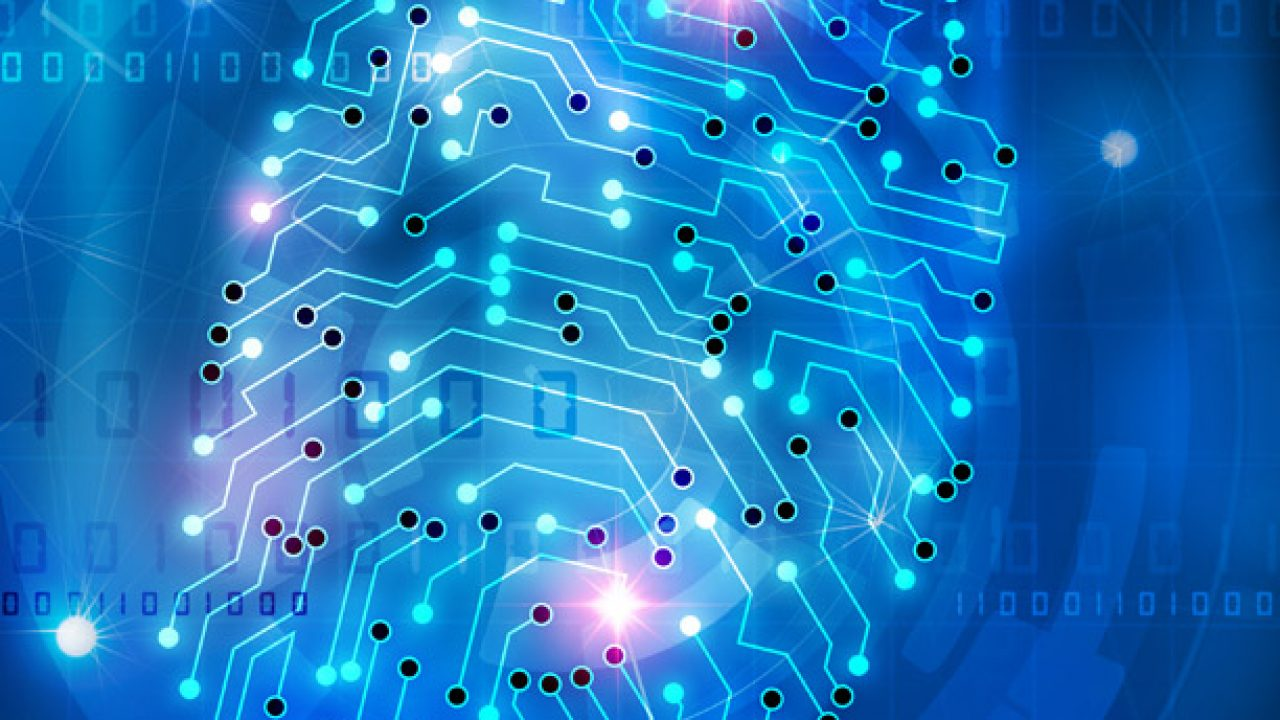
//> input picture reduccion7202/7202.jpg, 1280 x 720 px
$ ./reduccion720 7202.jpg out.png   (built with g++ and OpenCV 4)
//> lines starting //> are read from the running program, lines starting //| are printed output that depends on the picture; after the words box and inside, x2 and y2 are one past the last pixel; in counts of white or black regions, pixels touching at a corner belong together
#include <opencv2/core.hpp>
#include <opencv2/highgui.hpp>
#include <pthread.h>
#include <iostream>
#include <stdio.h>
#include <sys/time.h>

using namespace std;
using namespace cv;

int main(int argc, char** argv) {
    // We'll start by loading an image from the drive
    if (argc < 3) {
        // Tell the user how to run the program
        cerr << "Uso:" << argv[0] << " Imagen-Entrada Imagen-Salida (Ejemplo:./reduccion720 720.jpg result.jpg)"<< endl;
        /* "Usage messages" are a conventional way of telling the user
         * how to run a program if they enter the command incorrectly.
         */
        return 1;
    }

    struct timeval tval_before, tval_after, tval_result;

    gettimeofday(&tval_before, NULL);
    // We'll start by loading an image from the drive
    Mat image = imread(argv[1], IMREAD_COLOR);
//> image is the input picture: 720 rows x 1280 cols, CV_8UC3; mean B, G, R 191.1, 121.1, 30.5

    // We check that our image has been correctly loaded
    if(image.empty()) {
        cout << "Error: the image has been incorrectly loaded." << endl;
        return 0;
    }

    Mat temp(image.rows + 2, image.cols + 2, CV_8UC3, Scalar(255,255, 255));


    //tamaño de 720 a 480
    Mat copy( (image.rows*2)/3, image.cols/2, CV_8UC3, Scalar(255,255, 255));
    // el tamaño de la imagen se vahacia 640x480 mediante
    //proporcion de imagen


    Vec3b cpixel;
    cpixel[0] = (uchar) 0;
    cpixel[1] = (uchar) 0;
    cpixel[2] = (uchar) 0;

    temp.at<Vec3b>(0, 0) = cpixel;
    temp.at<Vec3b>(temp.rows - 1, 0) = cpixel;
    temp.at<Vec3b>(0, temp.cols - 1) = cpixel;
    temp.at<Vec3b>(temp.rows - 1, temp.cols - 1) = cpixel;


    for(int i = 0; i < image.rows ; i++) {
        for(int j = 0; j < image.cols; j++) {
            cpixel = image.at<Vec3b>(i, j);
            temp.at<Vec3b>(i+1, j+1) = cpixel;
        }
    }
//> this loop made 720 passes
//> cpixel on passes 1 to 3: [94, 48, 7], [93, 47, 6], [90, 46, 5]
//> after the loop, cpixel = [103, 50, 0]

    for(int i = 0; i < image.rows; i++){
        cpixel = image.at<Vec3b>(i, 0);
        temp.at<Vec3b>(i+1, 0) = cpixel;
    }
//> this loop made 720 passes
//> cpixel on passes 1 to 3: [190, 118, 0], [188, 115, 0], [190, 116, 0]
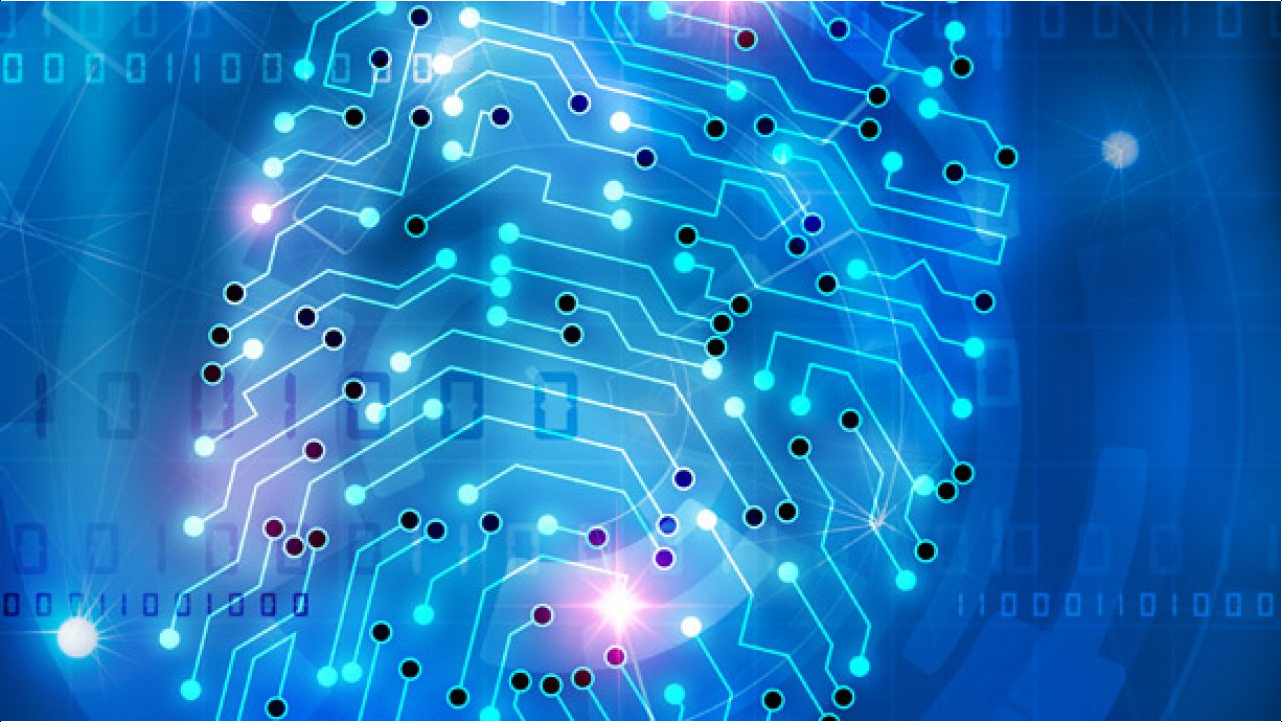
//> temp: 722 rows x 1282 cols, CV_8UC3; mean B, G, R 191.3, 121.6, 31.3

    for(int i = 0; i < image.rows; i++){
        cpixel = image.at<Vec3b>(i, image.cols - 1);
        temp.at<Vec3b>(i+1, temp.cols - 1) = cpixel;
    }
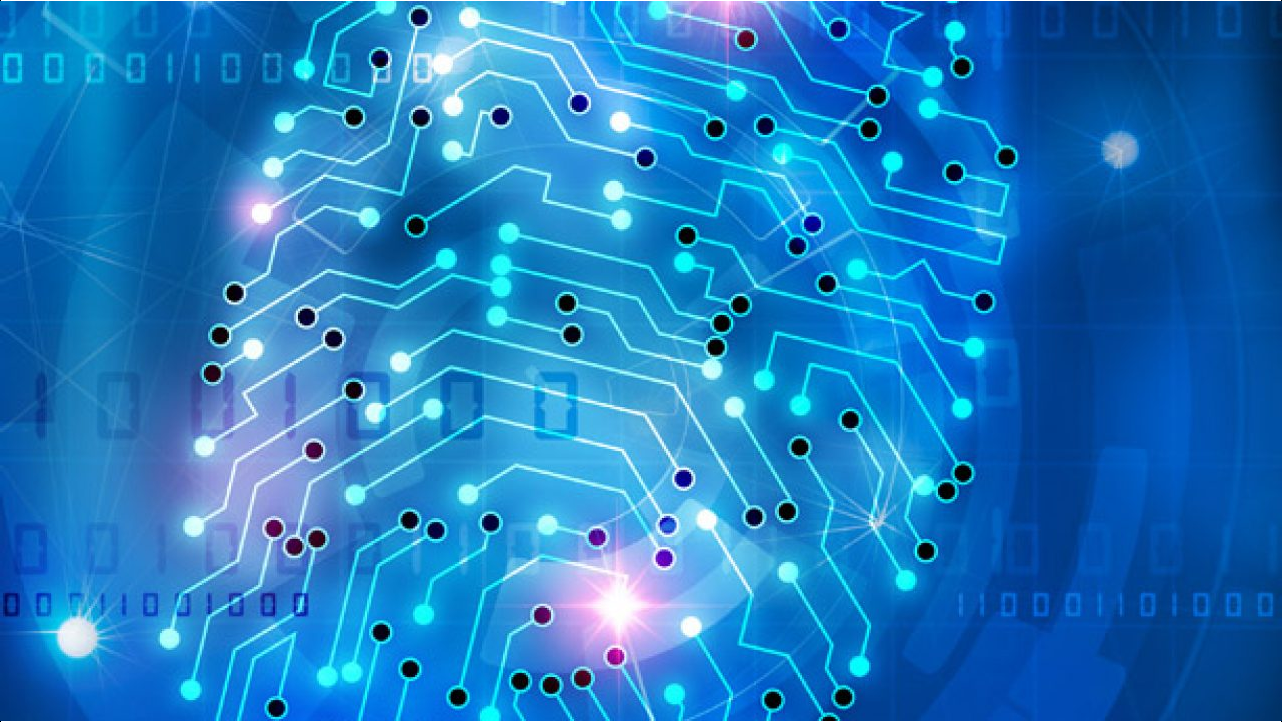
//> temp: 722 rows x 1282 cols, CV_8UC3; 0.08% of pixels changed, all inside (x1, y1, x2, y2) = (1281, 1, 1282, 721)

    for(int i = 0; i < image.cols; i++){
        cpixel = image.at<Vec3b>(0, i);
        temp.at<Vec3b>(0, i + 1) = cpixel;
    }
//> this loop made 1280 passes
//> cpixel on passes 1 to 3: [190, 118, 0], [193, 120, 0], [195, 122, 1]
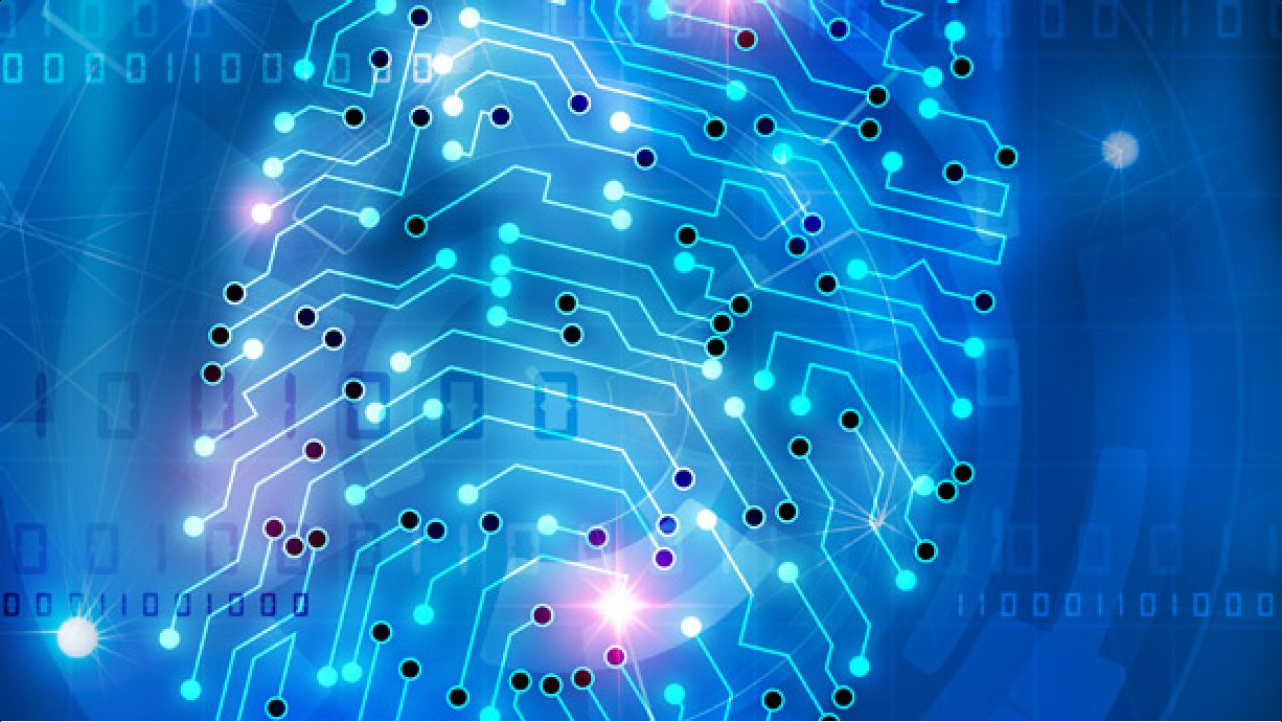
//> temp: 722 rows x 1282 cols, CV_8UC3; 0.14% of pixels changed, all inside (x1, y1, x2, y2) = (1, 0, 1281, 1)

    for(int i = 0; i < image.cols; i++){
        cpixel = image.at<Vec3b>(image.rows - 1, i);
        temp.at<Vec3b>(temp.rows - 1, i + 1) = cpixel;
    }
//> this loop made 1280 passes
//> cpixel on passes 1 to 3: [122, 54, 1], [122, 54, 1], [122, 54, 1]
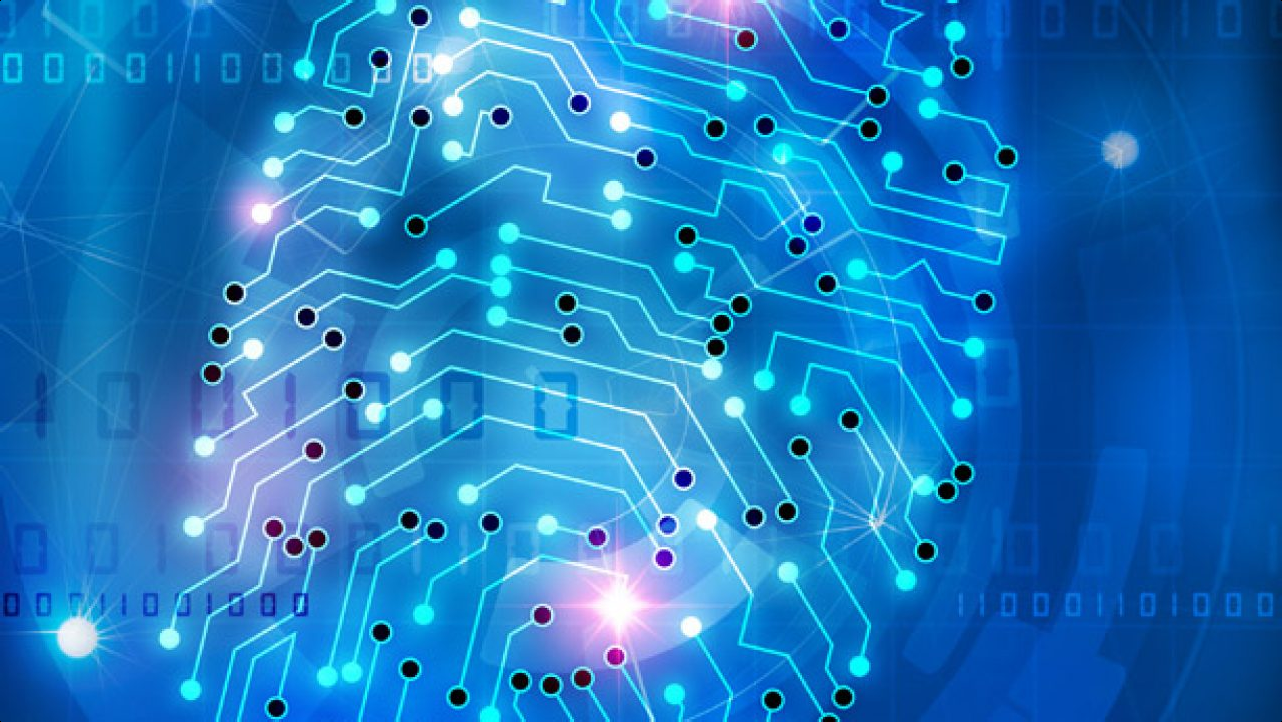
//> temp: 722 rows x 1282 cols, CV_8UC3; 0.14% of pixels changed, all inside (x1, y1, x2, y2) = (1, 721, 1281, 722)

    for(int i = 0; i < image.rows; i++){
        for(int j = 0; j < image.cols; j++){
            Vec3b mpixel = temp.at<Vec3b>(i+1, j+1);
            Vec3b upixel = temp.at<Vec3b>(i, j+1);
            Vec3b dpixel = temp.at<Vec3b>(i+2, j+1);
            Vec3b lpixel = temp.at<Vec3b>(i+1, j);
            Vec3b rpixel = temp.at<Vec3b>(i+1, j+2);

            uchar a = (mpixel[0] + upixel[0] + dpixel[0] + lpixel[0] + rpixel[0])/5;
            uchar b = (mpixel[1] + upixel[1] + dpixel[1] + lpixel[1] + rpixel[1])/5;
            uchar c = (mpixel[2] + upixel[2] + dpixel[2] + lpixel[2] + rpixel[2])/5;

            Vec3b ppixel;
            ppixel[0] = a;
            ppixel[1] = b;
            ppixel[2] = c;

            if((i+j)%2 == 0){
                if(i%2 == 0)
                    copy.at<Vec3b>((i*2)/3,j/4) = ppixel;
                    //aqui se anexa el cambio y asignacion de pixeles ala nueva imagen
                else
                    copy.at<Vec3b>(((i*2)/3)+1, j/4+1) = ppixel;
            }
        }
    }
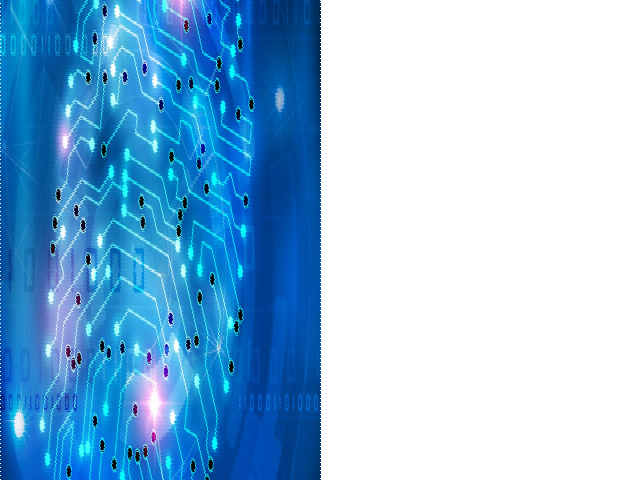
//> copy: 480 rows x 640 cols, CV_8UC3; mean B, G, R 222.8, 187.7, 142.4


    imwrite(argv[2], copy);
/*
    // Then we create a window to display our image
    namedWindow("My first OpenCV window");

    // Finally, we display our image and ask the program to wait for a key to be pressed
    imshow("My first OpenCV window", copy);
    waitKey(0);
*/
    gettimeofday(&tval_after, NULL);

    timersub(&tval_after,&tval_before,&tval_result);

    FILE * pFile;
    pFile = fopen("../../resultados.txt", "a");
    fprintf(pFile, "Time elapsed transforming a 720p image to 480p sequentially: %ld.%06lds\n", (long int)tval_result.tv_sec, (long int)tval_result.tv_usec);
    fclose(pFile);
    return 0;
}
